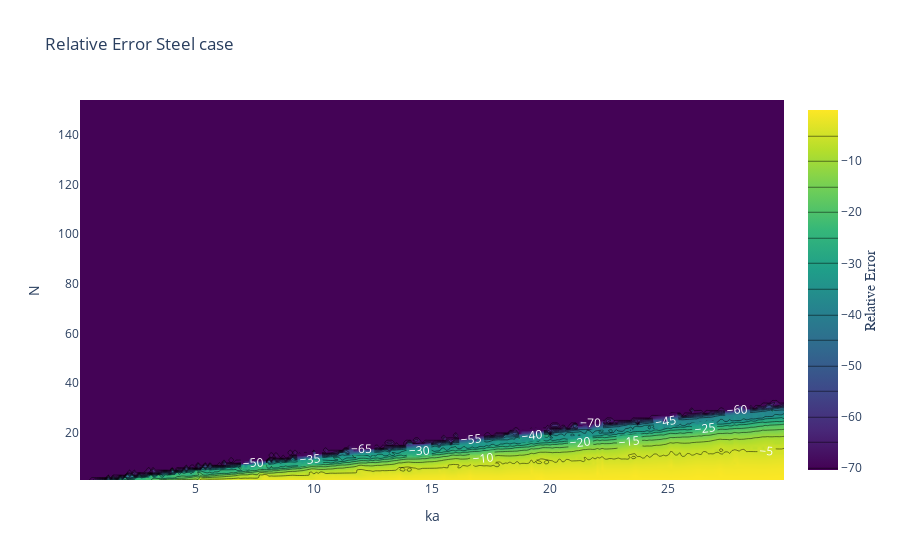

Here is the notebook cell this chart was saved with:
### Code cell
z_prepared = np.transpose(np.array(logarifmic_relative_error_steel_raw))

colorscale = [[0, 'mediumturquoise'], [0.5, 'lightsalmon'], [1, 'gold']]
fig = go.Figure(data =
    go.Contour(
        z=z_prepared,
        x=ka_array,
        y=N_array,
        contours=dict(
            coloring ='heatmap',
            showlabels = True,
            labelfont = dict(
                size = 12,
                color = 'white',
            )
        ),
        colorscale="Viridis",
    colorbar=dict(
            title='Relative Error',
            titleside='right',
            titlefont=dict(
                size=14,
                family='Arial, sans-serif')
        )))
fig.update_layout(title = 'Relative Error Steel case')
fig.update_xaxes(title = 'ka')
fig.update_yaxes(title = 'N')
# fig.add_trace(go.Scatter(y=y_05_right, x=x_05, mode="lines", name="N = 0.5ka", line=dict(color="#19D3F3", width=2)))
# fig.add_trace(go.Scatter(y=y_10_right, x=x_10, mode="lines", name="N = ka", line=dict(color="#AB63FA", width=2)))
# fig.add_trace(go.Scatter(y=y_15_right, x=x_15, mode="lines", name="N = 1.5ka", line=dict(color="#FFA15A", width=2)))
# fig.add_trace(go.Scatter(y=y_20_right, x=x_20, mode="lines", name="N = 2ka", line=dict(color="#00CC96", width=2)))
# fig.add_trace(go.Scatter(y=y_25_right, x=x_25, mode="lines", name="N = 2.5ka", line=dict(color="#EF553B", width=2)))
# fig.add_trace(go.Scatter(y=y_30_right, x=x_30, mode="lines", name="N = 3ka", line=dict(color='royalblue', width=2)))
fig.update_layout(
    legend=dict(
        x=0,
        y=1,
        traceorder="reversed",
        title_font_family="Times New Roman",
        font=dict(
            family="Courier",
            size=12,
            color="black"
        ),
        bgcolor="White",
        bordercolor="black",
        borderwidth=1
    )
)
fig.show()

### Figure 1 — Plotly figure (JSON) as saved in the notebook; plotly's stock layout.template omitted (floating-point values rounded to 4 significant figures; data arrays with more than 128 entries replaced by an {"elided": "..."} marker saying what was removed)
{"data": [{"colorbar": {"title": {"font": {"family": "Arial, sans-serif", "size": 14}, "side": "right", "text": "Relative Error"}}, "colorscale": [[0, "#440154"], [0.1111, "#482878"], [0.2222, "#3e4989"], [0.3333, "#31688e"], [0.4444, "#26828e"], [0.5556, "#1f9e89"], [0.6667, "#35b779"], [0.7778, "#6ece58"], [0.8889, "#b5de2b"], [1, "#fde725"]], "contours": {"coloring": "heatmap", "labelfont": {"color": "white", "size": 12}, "showlabels": true}, "type": "contour", "x": {"elided": "299 float values"}, "y": {"elided": "154 int values"}, "z": {"elided": "154x299 float values"}}], "layout": {"legend": {"bgcolor": "White", "bordercolor": "black", "borderwidth": 1, "font": {"color": "black", "family": "Courier", "size": 12}, "title": {"font": {"family": "Times New Roman"}}, "traceorder": "reversed", "x": 0, "y": 1}, "title": {"text": "Relative Error Steel case"}, "xaxis": {"title": {"text": "ka"}}, "yaxis": {"title": {"text": "N"}}}}
